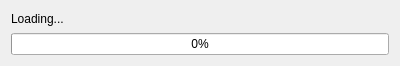
<?xml version="1.0" encoding="UTF-8"?>
<ui version="4.0">
 <class>LoadingWidget</class>
 <widget class="QWidget" name="LoadingWidget">
  <property name="geometry">
   <rect>
    <x>0</x>
    <y>0</y>
    <width>400</width>
    <height>66</height>
   </rect>
  </property>
  <property name="windowTitle">
   <string>Loading</string>
  </property>
  <layout class="QVBoxLayout" name="verticalLayout" stretch="0,0">
   <item>
    <widget class="QLabel" name="loading_label">
     <property name="text">
      <string>Loading...</string>
     </property>
    </widget>
   </item>
   <item>
    <widget class="QProgressBar" name="progressBar">
     <property name="value">
      <number>0</number>
     </property>
    </widget>
   </item>
  </layout>
 </widget>
 <resources/>
 <connections/>
</ui>
